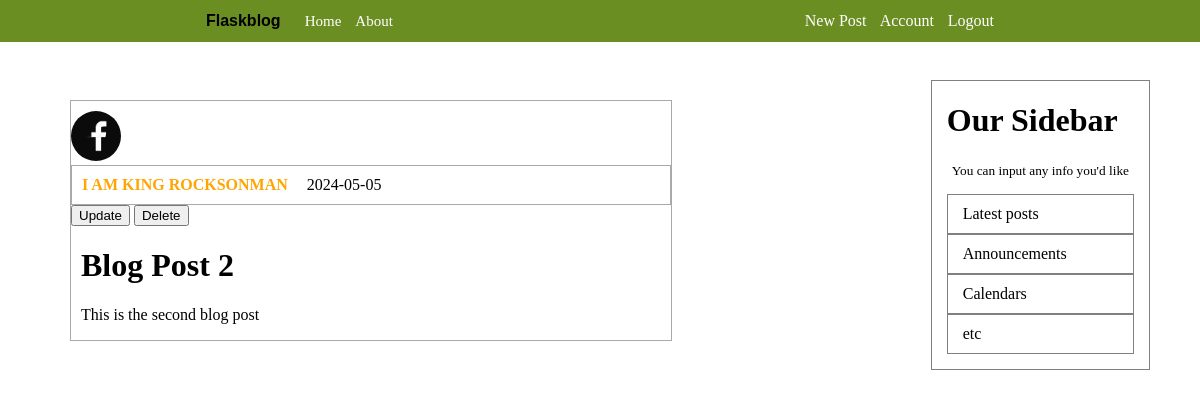
Page /post/2 (signed in) on the committed database.
### flaskblog/models.py (models this page shows, shortened)
class User(db.Model, UserMixin):
    id = db.Column(db.Integer, primary_key=True)
    username = db.Column(db.String(20), nullable=False, unique= True)
    email = db.Column(db.String(120), nullable=False, unique=True)
    image_file = db.Column(db.String(20), nullable=False, default='default.jpg')
    password = db.Column(db.String(60), nullable=False)
    posts = db.relationship('Post', backref='author', lazy=True)

class Post(db.Model):
    id = db.Column(db.Integer, primary_key =True)
    title = db.Column(db.String(100), nullable=False)
    date_posted=db.Column(db.DateTime, nullable=False, default=datetime.utcnow)
    content = db.Column(db.Text, nullable = False)
    user_id = db.Column(db.Integer, db.ForeignKey('user.id'), nullable=False)

### flaskblog/posts/routes.py (the view)
@posts.route("/post/<int:post_id>", methods=['GET', 'POST'])
@login_required
def post(post_id):
    post =Post.query.get_or_404(post_id)
    return render_template('post.html', title=post.title, post=post)

### flaskblog/models.py (called while the page is built)
@login_manager.user_loader
def load_user(user_id):
    return User.query.get(int(user_id))

### flaskblog/templates/post.html (shortened to what this page needs)
{% extends 'layout.html' %}
{% block content %}
    <div class="blog-container">
        <img class="pro-pic" src="{{ url_for('static',filename='profile_pics/' + post.author.image_file) }}">
        <div class="aut-date">
            <a href="{{ url_for('users.user_posts', username=post.author.username) }}" class="aut-link">{{ post.author.username }}</a>
            <p class="dte">{{ post.date_posted.strftime('%Y-%m-%d') }}</p>
        </div>
        <div>
            <a href="{{ url_for('posts.update_post', post_id=post.id) }}"><button>Update</button></a>
            <a href="{{ url_for('posts.delete_confirmation', post_id=post.id) }}"><button>Delete</button></a>
        </div>
        <h1 class="tit-link">{{ post.title }}</h1>
        <p class="cnt">{{ post.content }}</p>
    </div>
{% endblock content %}

### flaskblog/static/main.css (style rules this page uses)
body { background-color: white; margin: 0; }

### flaskblog/static/home.css (style rules this page uses)
.blog-container { border: 1px solid darkgray; width: 600px; margin-top: 100px; margin-left: 70px; }
.aut-date { padding-left: 10px; padding-right: 10px; padding-top: 10px; padding-bottom: 10px; border: 1px solid darkgray; }
.aut-link { text-decoration: none; color: orange; font-weight: bold; cursor: pointer; }
.dte { display: inline; flex-direction: row; margin-left: 15px; }
.tit-link { margin-left: 10px; text-decoration: none; color: black; cursor: pointer; }
.cnt { margin-left: 10px; }

### flaskblog/static/account.css (style rules this page uses)
.pro-pic { height: 50px; width: 50px; border-radius: 25px; margin-top: 10px; }

### rows in the picture
User: image_file (picture), author.username "I AM KING ROCKSONMAN"
Post: date_posted "2024-05-05", title "Blog Post 2", content "This is the second blog post"
